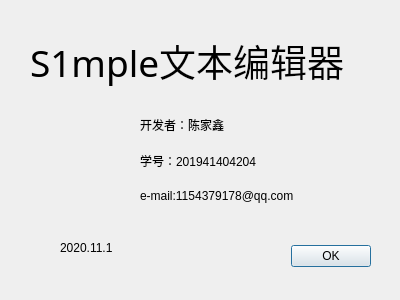
<?xml version="1.0" encoding="UTF-8"?>
<ui version="4.0">
 <class>AboutDialog</class>
 <widget class="QDialog" name="AboutDialog">
  <property name="geometry">
   <rect>
    <x>0</x>
    <y>0</y>
    <width>400</width>
    <height>300</height>
   </rect>
  </property>
  <property name="windowTitle">
   <string>Dialog</string>
  </property>
  <widget class="QDialogButtonBox" name="buttonBox">
   <property name="geometry">
    <rect>
     <x>30</x>
     <y>240</y>
     <width>341</width>
     <height>32</height>
    </rect>
   </property>
   <property name="orientation">
    <enum>Qt::Horizontal</enum>
   </property>
   <property name="standardButtons">
    <set>QDialogButtonBox::Ok</set>
   </property>
  </widget>
  <widget class="QLabel" name="label">
   <property name="geometry">
    <rect>
     <x>30</x>
     <y>10</y>
     <width>351</width>
     <height>101</height>
    </rect>
   </property>
   <property name="font">
    <font>
     <family>Agency FB</family>
     <pointsize>28</pointsize>
    </font>
   </property>
   <property name="text">
    <string>S1mple文本编辑器</string>
   </property>
  </widget>
  <widget class="QLabel" name="label_6">
   <property name="geometry">
    <rect>
     <x>60</x>
     <y>240</y>
     <width>91</width>
     <height>16</height>
    </rect>
   </property>
   <property name="text">
    <string>2020.11.1</string>
   </property>
  </widget>
  <widget class="QWidget" name="layoutWidget">
   <property name="geometry">
    <rect>
     <x>140</x>
     <y>110</y>
     <width>241</width>
     <height>101</height>
    </rect>
   </property>
   <layout class="QVBoxLayout" name="verticalLayout">
    <item>
     <widget class="QLabel" name="label_2">
      <property name="text">
       <string>开发者：陈家鑫</string>
      </property>
     </widget>
    </item>
    <item>
     <widget class="QLabel" name="label_3">
      <property name="text">
       <string>学号：201941404204</string>
      </property>
     </widget>
    </item>
    <item>
     <widget class="QLabel" name="label_4">
      <property name="text">
       <string>e-mail:1154379178@qq.com</string>
      </property>
     </widget>
    </item>
   </layout>
  </widget>
  <widget class="QLabel" name="label_5">
   <property name="geometry">
    <rect>
     <x>30</x>
     <y>100</y>
     <width>81</width>
     <height>121</height>
    </rect>
   </property>
   <property name="styleSheet">
    <string notr="true">border-image: url(:/img/note.png);</string>
   </property>
   <property name="text">
    <string/>
   </property>
  </widget>
 </widget>
 <resources/>
 <connections>
  <connection>
   <sender>buttonBox</sender>
   <signal>accepted()</signal>
   <receiver>AboutDialog</receiver>
   <slot>accept()</slot>
   <hints>
    <hint type="sourcelabel">
     <x>248</x>
     <y>254</y>
    </hint>
    <hint type="destinationlabel">
     <x>157</x>
     <y>274</y>
    </hint>
   </hints>
  </connection>
  <connection>
   <sender>buttonBox</sender>
   <signal>rejected()</signal>
   <receiver>AboutDialog</receiver>
   <slot>reject()</slot>
   <hints>
    <hint type="sourcelabel">
     <x>316</x>
     <y>260</y>
    </hint>
    <hint type="destinationlabel">
     <x>286</x>
     <y>274</y>
    </hint>
   </hints>
  </connection>
 </connections>
</ui>
